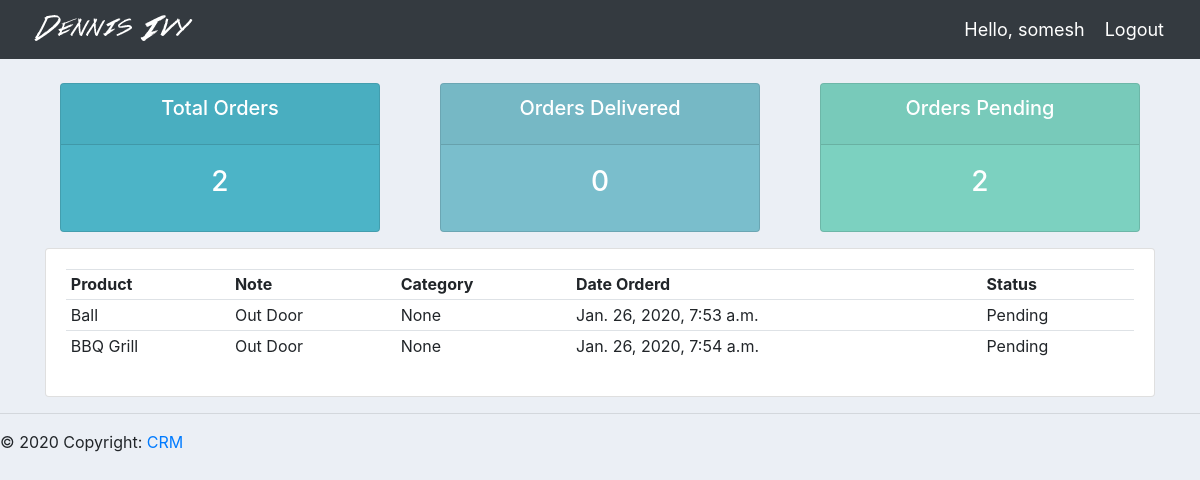
The page /user/ (signed in) on the database its author committed.
### accounts/models.py (models this page shows, shortened)
class Order(models.Model):
    STATUS = (
        ('Pending' , 'Pending'),
        ('Out for delivery' , 'out for delivery'),
        ('Delivered' , 'Delivered')
    )
    customer = models.ForeignKey(Customer ,null = True , on_delete= models.SET_NULL)
    product  = models.ForeignKey(Product , null = True , on_delete = models.SET_NULL)
    date_created = models.DateTimeField(auto_now_add=True , null = True)
    status = models.CharField(max_length=200 , null = True , choices=STATUS)
    note = models.CharField(max_length=1000 ,  null=True )

class Product(models.Model):
    CATEGORY = (
      ('Indoor' , 'Indoor'),
      ('Out Door' ,  'Out Door'),
    )
    name = models.CharField(max_length=200, null=True)
    price = models.FloatField(null=True)
    category  = models.CharField(max_length=200 , null =True , choices=CATEGORY)
    description = models.CharField(max_length=200 , null = True)
    date_created = models.DateTimeField(auto_now_add=True , null =True)
    tags = models.ManyToManyField(Tag)
    def __str__(self):
        return self.name

### accounts/decorators.py (the view)
        def wrapper_func(request , *args , **kwargs):
            group = None
            if request.user.groups.exists():
                group = request.user.groups.all()[0].name
            if group in allowed_roles:
                return view_func(request , *args , **kwargs)
            else:
                return HttpResponse('You are not authorized to view this page')

### accounts/views.py (called while the page is built)
@login_required(login_url='login')
@allowed_users(allowed_roles=['customer'])
def userPage(request):
     orders = request.user.customer.order_set.all()
     total_orders = orders.count()
     delivered = orders.filter(status = 'Delivered').count()
     pending = orders.filter(status = 'Pending').count()
     context = {'orders' : orders , 'total_orders' : total_orders ,
     'delivered' : delivered , 'pending' : pending
     }
     return render(request, 'accounts/user.html', context)

### accounts/templates/accounts/user.html (shortened to what this page needs)
{%  extends 'accounts/main.html' %}
{% block content %}
{%  include 'accounts/status.html' %}
<div class="row">
	<div class="col-md">
		<div class="card card-body">
			<table class="table table-sm">
				<tr>
					<th>Product</th>
					<th>Note</th>
					<th>Category</th>
					<th>Date Orderd</th>
					<th>Status</th>
				</tr>
				{% for order in orders %}
					<tr>
						<td>{{  order.product }}</td>
						<td> {{ order.product.category }} </td>
						<td> {{ order.note }} </td>
						<td> {{ order.date_created }} </td>
						<td> {{ order.status }} </td>
				{% endfor %}
			</table>
		</div>
	</div>
</div>
{% endblock content %}

### accounts/templates/accounts/navbar.html (shortened to what this page needs)
{% load static %}
<nav class="navbar navbar-expand-lg navbar-dark bg-dark">
    <img src={% static 'images/logo.png' %}>
    <span class="hello-msg"> Hello, {{ request.user }} </span>
    <span> <a class="hello-msg" href="{% url 'logout' %}"> Logout </a> </span>
  </nav>

### static/css/main.css (style rules this page uses)
body { background-color: #ebeff5; }

### accounts/templates/accounts/navbar.html (style rules this page uses)
.hello-msg { font-size: 18px; color: #fff; margin-right: 20px; }

### rows shown on the page
Order: product "Ball", product.category "Out Door", note "None", date_created "Jan. 26, 2020, 7:53 a.m.", status "Pending"
Order: product "BBQ Grill", product.category "Out Door", note "None", date_created "Jan. 26, 2020, 7:54 a.m.", status "Pending"

### other values the page prints
{{ request.user }} "somesh"
{{ total_orders }} "2"
{{ delivered }} "0"
{{ pending }} "2"
